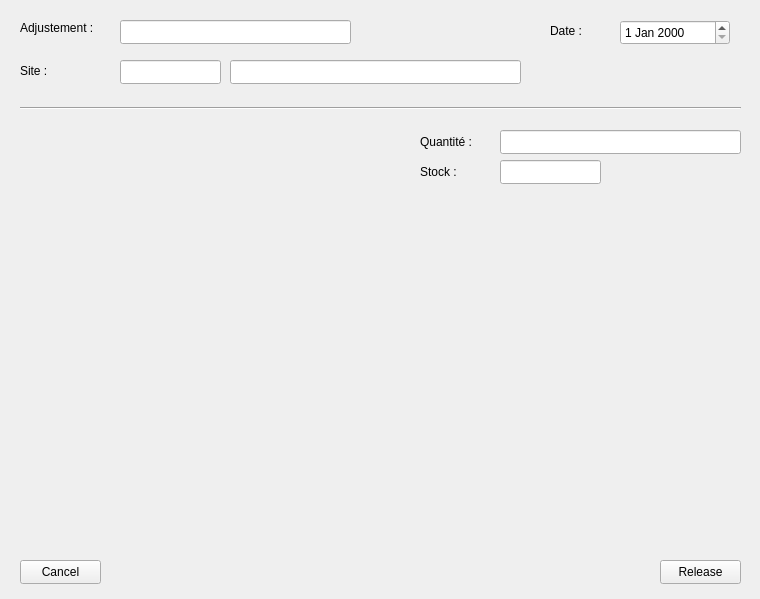
<?xml version="1.0" encoding="UTF-8"?>
<ui version="4.0">
 <class>Adjustment</class>
 <widget class="QDialog" name="Adjustment">
  <property name="geometry">
   <rect>
    <x>0</x>
    <y>0</y>
    <width>760</width>
    <height>599</height>
   </rect>
  </property>
  <property name="windowTitle">
   <string>Dialog</string>
  </property>
  <widget class="QLineEdit" name="site_LineEdit">
   <property name="geometry">
    <rect>
     <x>120</x>
     <y>60</y>
     <width>101</width>
     <height>24</height>
    </rect>
   </property>
  </widget>
  <widget class="QLineEdit" name="adjustement_LineEdit">
   <property name="geometry">
    <rect>
     <x>120</x>
     <y>20</y>
     <width>231</width>
     <height>24</height>
    </rect>
   </property>
  </widget>
  <widget class="QPushButton" name="cancel_PushButton">
   <property name="geometry">
    <rect>
     <x>20</x>
     <y>560</y>
     <width>81</width>
     <height>24</height>
    </rect>
   </property>
   <property name="text">
    <string>Cancel</string>
   </property>
   <property name="autoDefault">
    <bool>false</bool>
   </property>
  </widget>
  <widget class="QPushButton" name="release_PushButton">
   <property name="geometry">
    <rect>
     <x>660</x>
     <y>560</y>
     <width>81</width>
     <height>24</height>
    </rect>
   </property>
   <property name="text">
    <string>Release</string>
   </property>
   <property name="autoDefault">
    <bool>false</bool>
   </property>
  </widget>
  <widget class="QLabel" name="site_Label">
   <property name="geometry">
    <rect>
     <x>20</x>
     <y>60</y>
     <width>81</width>
     <height>21</height>
    </rect>
   </property>
   <property name="text">
    <string>Site : </string>
   </property>
  </widget>
  <widget class="QLabel" name="date_Label">
   <property name="geometry">
    <rect>
     <x>550</x>
     <y>20</y>
     <width>59</width>
     <height>21</height>
    </rect>
   </property>
   <property name="text">
    <string>Date : </string>
   </property>
  </widget>
  <widget class="QLabel" name="adjustement_Label">
   <property name="geometry">
    <rect>
     <x>20</x>
     <y>20</y>
     <width>81</width>
     <height>16</height>
    </rect>
   </property>
   <property name="text">
    <string>Adjustement : </string>
   </property>
  </widget>
  <widget class="Line" name="line">
   <property name="geometry">
    <rect>
     <x>20</x>
     <y>100</y>
     <width>721</width>
     <height>16</height>
    </rect>
   </property>
   <property name="orientation">
    <enum>Qt::Horizontal</enum>
   </property>
  </widget>
  <widget class="QLineEdit" name="siteName_LineEdit">
   <property name="geometry">
    <rect>
     <x>230</x>
     <y>60</y>
     <width>291</width>
     <height>24</height>
    </rect>
   </property>
  </widget>
  <widget class="QDateEdit" name="date_dateEdit">
   <property name="geometry">
    <rect>
     <x>620</x>
     <y>20</y>
     <width>110</width>
     <height>25</height>
    </rect>
   </property>
   <property name="calendarPopup">
    <bool>false</bool>
   </property>
  </widget>
  <widget class="QLabel" name="stock_Label">
   <property name="geometry">
    <rect>
     <x>420</x>
     <y>160</y>
     <width>61</width>
     <height>24</height>
    </rect>
   </property>
   <property name="text">
    <string>Stock :</string>
   </property>
  </widget>
  <widget class="QLineEdit" name="stock_LineEdit">
   <property name="geometry">
    <rect>
     <x>500</x>
     <y>160</y>
     <width>101</width>
     <height>24</height>
    </rect>
   </property>
  </widget>
  <widget class="QLabel" name="quantity_Label">
   <property name="geometry">
    <rect>
     <x>420</x>
     <y>130</y>
     <width>61</width>
     <height>24</height>
    </rect>
   </property>
   <property name="text">
    <string>Quantité : </string>
   </property>
  </widget>
  <widget class="QLineEdit" name="quantity_LineEdit">
   <property name="geometry">
    <rect>
     <x>500</x>
     <y>130</y>
     <width>241</width>
     <height>24</height>
    </rect>
   </property>
  </widget>
  <widget class="ItemWidget" name="itemWidget" native="true">
   <property name="geometry">
    <rect>
     <x>10</x>
     <y>120</y>
     <width>411</width>
     <height>71</height>
    </rect>
   </property>
  </widget>
  <widget class="ItemTable" name="tableWidget" native="true">
   <property name="geometry">
    <rect>
     <x>20</x>
     <y>200</y>
     <width>721</width>
     <height>341</height>
    </rect>
   </property>
  </widget>
 </widget>
 <customwidgets>
  <customwidget>
   <class>ItemTable</class>
   <extends>QWidget</extends>
   <header>PromotedClass/itemtable.h</header>
   <container>1</container>
  </customwidget>
  <customwidget>
   <class>ItemWidget</class>
   <extends>QWidget</extends>
   <header>PromotedClass/itemwidget.h</header>
   <container>1</container>
  </customwidget>
 </customwidgets>
 <tabstops>
  <tabstop>site_LineEdit</tabstop>
  <tabstop>cancel_PushButton</tabstop>
  <tabstop>release_PushButton</tabstop>
  <tabstop>siteName_LineEdit</tabstop>
  <tabstop>date_dateEdit</tabstop>
  <tabstop>adjustement_LineEdit</tabstop>
  <tabstop>stock_LineEdit</tabstop>
  <tabstop>quantity_LineEdit</tabstop>
 </tabstops>
 <resources/>
 <connections/>
</ui>
